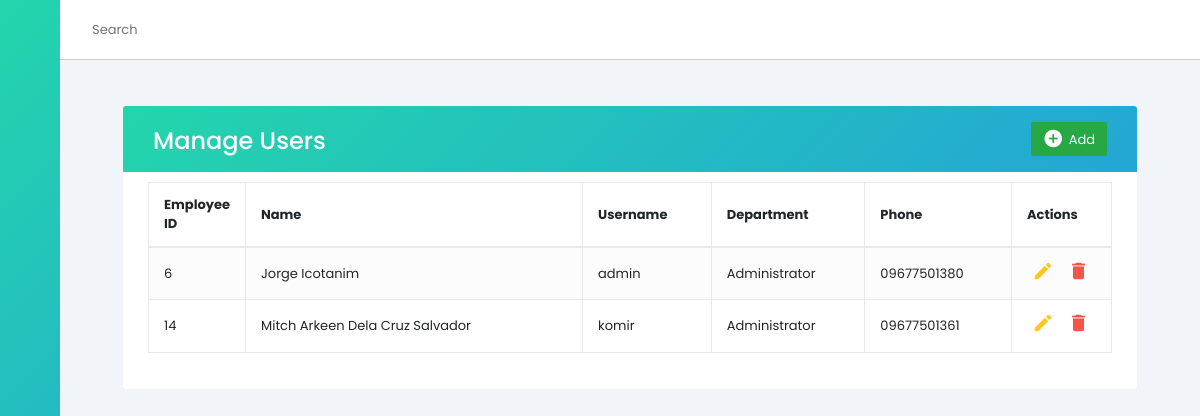
The page /users.php on the database its author committed.
### tables this page shows
CREATE TABLE `users` (
  `userid` int(11) NOT NULL,
  `name` varchar(70) NOT NULL,
  `username` varchar(50) NOT NULL,
  `password` varchar(50) NOT NULL,
  `department` varchar(70) NOT NULL,
  `phone` varchar(70) NOT NULL
);

### users.php (the view, shortened to what this page needs)
<!DOCTYPE html>
<html lang="en">
<head>
    <link rel="stylesheet" href="https://cdn.jsdelivr.net/gh/lykmapipo/themify-icons@0.1.2/css/themify-icons.css">
    <link rel="stylesheet" href="https://stackpath.bootstrapcdn.com/bootstrap/4.5.0/css/bootstrap.min.css">
    <link rel="stylesheet" href="https://maxcdn.bootstrapcdn.com/font-awesome/4.7.0/css/font-awesome.min.css">
    <link rel="stylesheet" href="Style.css">
</head>
<body>
    <div class="sidebar">
        <div class="sidebar-header">
        </div>
        <div class="sidebar-menu">
            <ul>
            </ul>
        </div>
    </div>
    <div class="main-content">
        <header>
            <div class="search-wrapper">
                <input type="search" placeholder="Search">
            </div>
            <div class="social-icons">
                <div></div>
            </div>
        </header>
        <main>
            <div class="container-xl">
                <div class="table-responsive">
                    <div class="table-wrapper">
                        <div class="table-title">
                            <div class="row">
                                <div class="col-sm-6">
                                    <h2>Manage Users</h2>
                                </div>
                                <div class="col-sm-6">
                                    <a href="#addModal" class="btn btn-success" data-toggle="modal"><i class="material-icons">&#xE147;</i> <span>Add</span></a>
                                </div>
                            </div>
                        </div>
                        <table class="table table-striped table-hover">
                            <thead>
                                <tr>
                                    <th>Employee ID</th>
                                    <th style="width: 35%">Name</th>
                                    <th>Username</th>
                                    <th>Department</th>
                                    <th>Phone</th>
                                    <th>Actions</th>
                                </tr>
                            </thead>
                            <tbody>
                                <?php
                                $host = "localhost";
                                $user = "root";
                                $pass = "";
                                $db = "jaka";
                                $conn = mysqli_connect($host, $user, $pass, $db);
                                $results_per_page = 5;
                                if (!isset($_GET['page'])) {
                                    $page = 1;
                                } else {
                                    $page = $_GET['page'];
                                }
                                $this_page_first_result = ($page - 1) * $results_per_page;
                                $sql = "SELECT * FROM users ORDER BY name ASC LIMIT " . $this_page_first_result . ',' . $results_per_page;
                                $result = mysqli_query($conn, $sql);
                                if ($result->num_rows > 0) {
                                    while ($row = $result->fetch_assoc()) {
                                        $userid = $row["userid"];
                                        $username = $row["username"];
                                        $name = $row["name"];
                                        $department = $row["department"];
                                        $phone = $row["phone"];
                                        echo "<tr>";
                                        echo "<td>$userid</td>";
                                        echo "<td>$name</td>";
                                        echo "<td>$username</td>";
                                        echo "<td>$department</td>";
                                        echo "<td>$phone</td>";
                                        echo '<td>
							<a href="#editModal_' . $userid . '" class="edit" data-toggle="modal"><i class="material-icons" data-toggle="tooltip" title="Edit">&#xE254;</i></a>
							<a href="#deleteModal_' . $userid . '" class="delete" data-toggle="modal"><i class="material-icons" data-toggle="tooltip" title="Delete">&#xE872;</i></a>
						</td>';
                                        echo "</tr>";
                                    }
                                } else {
                                    echo "0 results";
                                }
                                ?>
                            </tbody>
                        </table>
                    </div>
                </div>
            </div>
    </div>
</body>
</html>
</body>
</html>

### Style.css (style rules this page uses)
:root { --main-color: linear-gradient(-45deg, #23a6d5, #23d5ab); --color-dark: #1D2231; --text-grey: #8390A2; }
* { font-family: 'Poppins', sans-serif; margin: 0; padding: 0; text-decoration: none; list-style-type: none; box-sizing: border-box; }
.sidebar { height: 100%; width: 240px; position: fixed; left: 0; top: 0; z-index: 100; background: var(--main-color); color: #fff; overflow-y: auto; transition: width 500ms; }
.sidebar-header { display: flex; justify-content: space-between; align-items: center; height: 60px; padding: 0rem 1rem; }
.sidebar-menu { padding: 1rem; }
.main-content { position: relative; margin-left: 240px; transition: margin-left 500ms; }
header { position: fixed; left: 240px; top: 0; z-index: 100; width: calc(100% - 240px); background: #fff; height: 60px; padding: 0rem 1rem; display: flex; align-items: center; justify-content: space-between; border-bottom: 1px solid #ccc; transition: left 500ms; }
.search-wrapper { display: flex; align-items: center; }
.search-wrapper input { border: 0; outline: 0; padding: 1rem; height: 38px; }
.social-icons { display: flex; align-items: center; }
.social-icons span, .social-icons div { margin-left: 1.2rem; }
.social-icons div { height: 38px; width: 38px; background-size: cover; background-repeat: no-repeat; background-image: url(img/1.jpg); border-radius: 50%; }
main { margin-top: 60px; background: #f1f5f9; min-height: 90vh; padding: 1rem 3rem; }
.table-responsive { overflow-x: auto; }
@media only screen and (max-width: 1200px) { .sidebar { width: 60px; z-index: 150; } }
@media only screen and (max-width: 1200px) { .sidebar .sidebar-header, .sidebar li { display: flex; justify-content: center; } }
@media only screen and (max-width: 1200px) { .main-content { margin-left: 60px; } }
@media only screen and (max-width: 1200px) { .main-content header { left: 60px; width: calc(100% - 60px); } }
table, th, td { border: 1px solid gray; border-collapse: collapse; }
th, td { padding: 5px; text-align: left; }

### users.php (style rules this page uses)
body { color: #566787; background: #f5f5f5; font-family: 'Varela Round', sans-serif; font-size: 13px; }
.table-responsive { margin: 30px 0; }
.table-wrapper { background: #fff; padding: 20px 25px; border-radius: 3px; min-width: 1000px; box-shadow: 0 1px 1px rgba(0, 0, 0, .05); }
.table-title { padding-bottom: 15px; background: linear-gradient(-45deg, #23a6d5, #23d5ab); color: #fff; padding: 16px 30px; min-width: 100%; margin: -20px -25px 10px; border-radius: 3px 3px 0 0; }
.table-title h2 { margin: 5px 0 0; font-size: 24px; }
.table-title .btn { color: #fff; float: right; font-size: 13px; border: none; min-width: 50px; border-radius: 2px; border: none; outline: none !important; margin-left: 10px; }
.table-title .btn i { float: left; font-size: 21px; margin-right: 5px; }
.table-title .btn span { float: left; margin-top: 2px; }
table.table tr th, table.table tr td { border-color: #e9e9e9; padding: 12px 15px; vertical-align: middle; }
table.table tr th:first-child { width: 60px; }
table.table tr th:last-child { width: 100px; }
table.table-striped tbody tr:nth-of-type(odd) { background-color: #fcfcfc; }
table.table td:last-child i { opacity: 0.9; font-size: 22px; margin: 0 5px; }
table.table td a { font-weight: bold; color: #566787; display: inline-block; text-decoration: none; outline: none !important; }
table.table td a.edit { color: #FFC107; }
table.table td a.delete { color: #F44336; }
table.table td i { font-size: 19px; }

### rows shown on the page
users: userid "6", name "Jorge Icotanim", username "admin", department "Administrator", phone "09677501380"
users: userid "14", name "Mitch Arkeen Dela Cruz Salvador", username "komir", department "Administrator", phone "09677501361"
